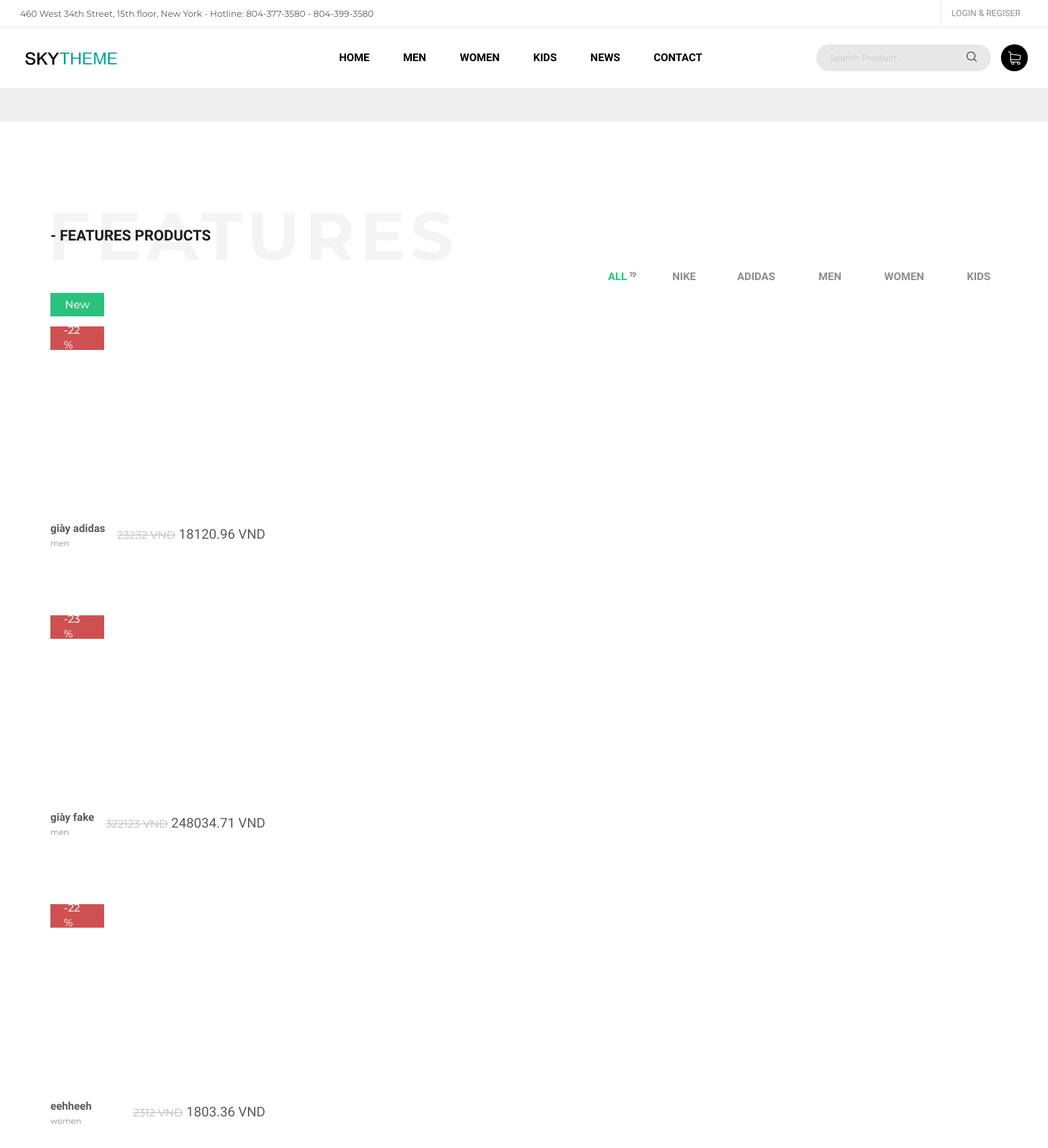
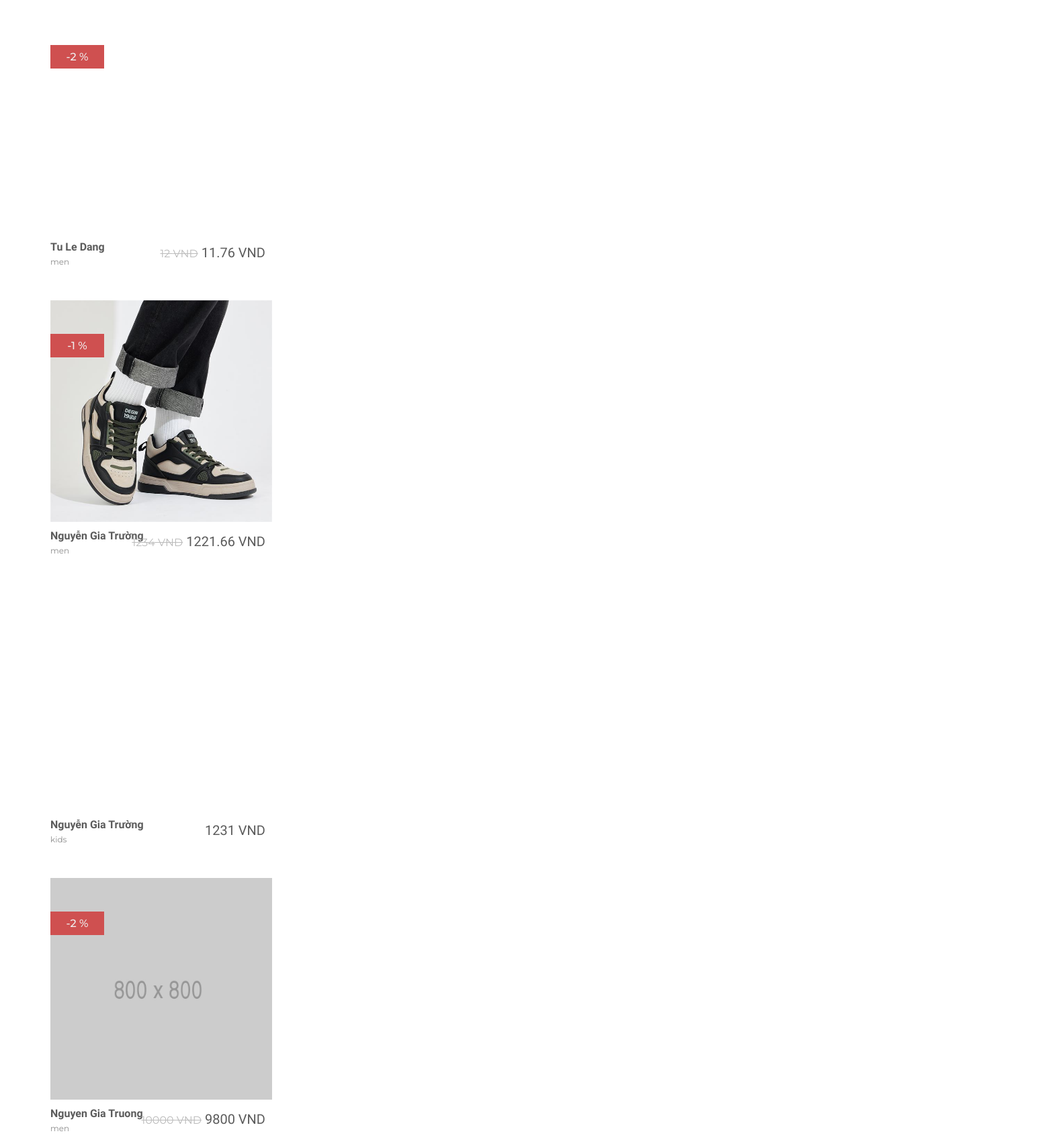
The page / (upper part) on the database its author committed (2 pictures, top to bottom).
### tables this page shows
CREATE TABLE `shoe` (
  `id` int(11) NOT NULL,
  `name` varchar(255) NOT NULL,
  `price` bigint(11) NOT NULL,
  `sale` int(11) NOT NULL,
  `size` varchar(255) NOT NULL,
  `category_id` int(11) NOT NULL,
  `color` varchar(255) NOT NULL,
  `review` varchar(500) NOT NULL
);

CREATE TABLE `category` (
  `id` int(11) NOT NULL,
  `name` varchar(255) NOT NULL
);

CREATE TABLE `shoe_image` (
  `id` int(11) NOT NULL,
  `shoe_id` int(11) NOT NULL,
  `link_image` varchar(500) NOT NULL
);

### formCart.php (called while the page is built, shortened)
<?php
require_once("repository/cartRepository.php");
require_once("repository/shoeRepository.php");
$shoeRepository = new ShoeRepository();
?>

### repository/shoeRepository.php (called while the page is built, shortened)
<?php
    require_once(__DIR__."../../connect.php");
    class ShoeRepository{
        public function getAll($limit){
            global $conn;
            $sql = "select s.id as shoe_id, s.name as shoe_name, s.*, c.* from shoe s join category c on c.id=s.category_id order by s.id desc ";
            if($limit != null)
                $sql.="limit 0,".$limit;
            return mysqli_query($conn,$sql);
        }
        public function countShoeByCategoryName($name){
            global $conn;
            $sql = "select * from shoe s join category c on c.id=s.category_id";
            if($name != '')
                $sql = "select * from shoe s join category c on c.id=s.category_id and c.name='$name'";
            return mysqli_query($conn,$sql)->num_rows;
        }
        public function getImage($id){
            global $conn;
            $sql = "select link_image from shoe_image where shoe_id=$id";
            return mysqli_query($conn,$sql);
        }
    }
?>

### index.php (the view, shortened to what this page needs)
<?php
  require_once("repository/shoeRepository.php");
?>
<!DOCTYPE html>
<html lang="en">
  <head>
    <link rel="stylesheet" href="plugins/font-awesome/css/font-awesome.min.css">
    <link rel="stylesheet" href="plugins/ps-icon/style.css">
    <link rel="stylesheet" href="plugins/bootstrap/dist/css/bootstrap.min.css">
    <link rel="stylesheet" href="plugins/owl-carousel/assets/owl.carousel.css">
    <link rel="stylesheet" href="plugins/jquery-bar-rating/dist/themes/fontawesome-stars.css">
    <link rel="stylesheet" href="plugins/slick/slick/slick.css">
    <link rel="stylesheet" href="plugins/bootstrap-select/dist/css/bootstrap-select.min.css">
    <link rel="stylesheet" href="plugins/Magnific-Popup/dist/magnific-popup.css">
    <link rel="stylesheet" href="plugins/jquery-ui/jquery-ui.min.css">
    <link rel="stylesheet" href="plugins/revolution/css/settings.css">
    <link rel="stylesheet" href="plugins/revolution/css/layers.css">
    <link rel="stylesheet" href="plugins/revolution/css/navigation.css">
    <link rel="stylesheet" href="css/style.css">
  </head>
  <body class="ps-loading">
    <header class="header">
      <div class="header__top">
        <div class="container-fluid">
          <div class="row">
                <div class="col-lg-6 col-md-8 col-sm-6 col-xs-12 ">
                  <p>460 West 34th Street, 15th floor, New York  -  Hotline: 804-377-3580 - 804-399-3580</p>
                </div>
                <div class="col-lg-6 col-md-4 col-sm-6 col-xs-12 ">
                  <div class="header__actions">
                    <?php
                      require_once("backend/filterWithCookie.php");
                    ?>
                  </div>
                </div>
          </div>
        </div>
      </div>
      <nav class="navigation">
        <div class="container-fluid">
          <div class="navigation__column left">
            <div class="header__logo"><a class="ps-logo" href="index.php"><img src="images/logo.png" alt=""></a></div>
          </div>
          <div class="navigation__column center">
                <ul class="main-menu menu">
                  <li class="menu-item menu-item-has-children dropdown"><a href="index.php">Home</a>
                  </li>
                  <li class="menu-item menu-item-has-children has-mega-menu"><a href="#">Men</a>
                  </li>
                  <li class="menu-item"><a href="#">Women</a></li>
                  <li class="menu-item"><a href="#">Kids</a></li>
                  <li class="menu-item menu-item-has-children dropdown"><a href="#">News</a>
                  </li>
                  <li class="menu-item menu-item-has-children dropdown"><a href="contact-us.php">Contact</a>
                  </li>
                </ul>
          </div>
          <div class="navigation__column right">
            <form class="ps-search--header" action="do_action" method="post">
              <input class="form-control" type="text" placeholder="Search Product…">
              <button><i class="ps-icon-search"></i></button>
            </form>
            <div class="ps-cart"><a class="ps-cart__toggle" href="#"><i class="ps-icon-shopping-cart"></i></a>
              <?php require_once("formCart.php") ?>
            </div>
          </div>
        </div>
      </nav>
    </header>
    <div class="header-services">
      <div class="ps-services owl-slider" data-owl-auto="true" data-owl-loop="true" data-owl-speed="7000" data-owl-gap="0" data-owl-nav="true" data-owl-dots="false" data-owl-item="1" data-owl-item-xs="1" data-owl-item-sm="1" data-owl-item-md="1" data-owl-item-lg="1" data-owl-duration="1000" data-owl-mousedrag="on">
      </div>
    </div>
    <main class="ps-main">
      <div class="ps-section--features-product ps-section masonry-root pt-100 pb-100">
        <div class="ps-container">
          <div class="ps-section__header mb-50">
            <h3 class="ps-section__title" data-mask="features">- Features Products</h3>
            <ul class="ps-masonry__filter">
              <li class="current"><a href="#" data-filter="*">All <sup><?php  echo $shoeRepository->countShoeByCategoryName('');?></sup></a></li>
              <li><a href="#" data-filter=".nike">Nike <sup><?php  echo $shoeRepository->countShoeByCategoryName('nike');?></sup></a></li>
              <li><a href="#" data-filter=".adidas">Adidas <sup><?php  echo $shoeRepository->countShoeByCategoryName('adidas');?></sup></a></li>
              <li><a href="#" data-filter=".men">Men <sup><?php  echo $shoeRepository->countShoeByCategoryName('men');?></sup></a></li>
              <li><a href="#" data-filter=".women">Women <sup><?php  echo $shoeRepository->countShoeByCategoryName('women');?></sup></a></li>
              <li><a href="#" data-filter=".kids">Kids <sup><?php  echo $shoeRepository->countShoeByCategoryName('kids');?></sup></a></li>
            </ul>
          </div>
          <div class="ps-section__content pb-50">
            <div class="masonry-wrapper" data-col-md="4" data-col-sm="2" data-col-xs="1" data-gap="30" data-radio="100%">
              <div class="ps-masonry">
                <?php
                    $checkNew = false;
                    $listShoe = $shoeRepository->getAll(12);
                    foreach($listShoe as $shoe){
                ?>
                <div class="grid-item <?php echo $shoe['name']?>">
                  <div class="grid-item__content-wrapper">
                    <div class="ps-shoe mb-30">
                      <div class="ps-shoe__thumbnail">
                        <?php
                          if(!$checkNew){
                            echo '<div class="ps-badge"><span>New</span></div>';
                            $checkNew = true;
                          }
                          if($shoe['sale']>0){
                            echo '<div class="ps-badge ps-badge--sale ps-badge--2nd"><span>-'.$shoe['sale'].' %</span></div>';
                          }
                         ?>
                        <?php
                          $arrLinkImage = $shoeRepository->getImage($shoe['shoe_id']);
                          if($arrLinkImage->num_rows > 0){
                            echo '<img id="imageShoe" src="'.$arrLinkImage->fetch_assoc()['link_image'].'" alt="">';
                          }
                          else{
                            echo '<img src="images/shoe/1.jpg" alt="">';
                          }
                        ?>
                        <a class="ps-shoe__overlay" href="product-detail.php?id=<?php echo $shoe['shoe_id'] ?>"></a>
                      </div>
                      <div class="ps-shoe__content">
                        <div class="ps-shoe__detail"><a class="ps-shoe__name" href="#"><?php echo $shoe['shoe_name'] ?></a>
                          <p class="ps-shoe__categories"><a href="#"><?php echo $shoe['name'] ?></a></p>
                          <span class="ps-shoe__price">
                            <?php
                              if($shoe['sale'] > 0){
                                echo '<del>'.$shoe['price'].' VND</del>';
                              }
                             ?>
                             <?php
                                echo ($shoe['price'] - $shoe['price']*$shoe['sale']*0.01)." VND";
                             ?></span>
                        </div>
                      </div>
                    </div>
                  </div>
                </div>
                <?php
                  }
                ?>
              </div>
            </div>
          </div>
        </div>
      </div>
    </main>
  </body>
</html>

### index.php (style rules this page uses)
#imageShoe { max-width: 100%; max-height: 330px; min-height: 330px; object-fit: cover; }

### rows shown on the page
shoe: shows "New", sale "22", name "giày adidas", category.name "men", price "23232", $shoe['price'] - $shoe['price']*$shoe['sale']*0.01 "18120.96"
shoe: sale "23", name "giày fake", category.name "men", price "322123", $shoe['price'] - $shoe['price']*$shoe['sale']*0.01 "248034.71"
shoe: sale "22", name "eehheeh", category.name "women", price "2312", $shoe['price'] - $shoe['price']*$shoe['sale']*0.01 "1803.36"
shoe: sale "2", name "Tu Le Dang", category.name "men", price "12", $shoe['price'] - $shoe['price']*$shoe['sale']*0.01 "11.76"
shoe: sale "1", shoe_image.link_image (picture), name "Nguyễn Gia Trường", category.name "men", price "1234", $shoe['price'] - $shoe['price']*$shoe['sale']*0.01 "1221.66"
shoe: name "Nguyễn Gia Trường", category.name "kids", $shoe['price']-$shoe['price']*$shoe['sale']*0.01 "1231"
shoe: sale "2", name "Nguyen Gia Truong", category.name "men", price "10000", $shoe['price'] - $shoe['price']*$shoe['sale']*0.01 "9800"

### other values the page prints
$shoeRepository->countShoeByCategoryName('') "19"
